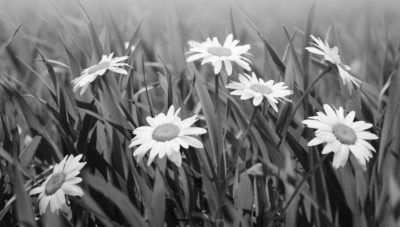
#> input picture DIP_assignments/assignment-02/images/flowers.png, 400 x 227 px, found by its file name
$ python sol_02.py
#> lines starting #> are read from the running program, lines starting #| are printed output that depends on the picture
#> further down, img is the input picture: shape (227, 400); min 8, max 251, mean 114
from hashlib import new
import numpy as np
import skimage.io as io
import matplotlib.pyplot as plt

# nearest neighbor interpolation...
def nn(img, k):
    h,w = img.shape
    h1, w1 = int(h*k) ,int(w*k)

    d_img = np.zeros((h1,w1))
    for m in range(0, h1):
            for n in range(0, w1):
                i = int(m / k)
                j = int(n / k)
                d_img[m, n] = img[i, j]
    return d_img

# bilinear interpolation...
def bilinear(img, a1, b1):
    i1, j1 = a1, b1
    i2, j2 = a1+1, b1
    i3, j3 = a1, b1+1
    i4, j4 = a1+1, b1+1
    I = np.array([[img[i1, j1]], [img[i2, j2]], [img[i3, j3]], [img[i4, j4]]])
    ij = np.array([[1, i1, j1, i1*j1], [1, i2, j2, i2*j2], [1, i3, j3, i3*j3], [1, i4, j4, i4*j4]])

    A = np.matmul(np.linalg.pinv(ij), I)    # A0, A1, A2, A3 solution

    a = np.array([1, a1, b1, a1 * b1])
    value = np.matmul(a, A)                 # A0 + A1.i + A2.j + A3.ij -> here i = a1, j = a2

    return int(value[0])

# downsampling...
def downsample(img, k):
#> called with k = 3
    h, w = img.shape
#> h = 227; w = 400
    h1, w1 = int(h/k), int(w/k)
#> h1 = 75; w1 = 133
    d_img = np.zeros([h1, w1])
    for m in range(0, h1):
        for n in range(0, w1):
            i = int(m*k)
            j = int(n*k)
            d_img[m, n] = img[i, j]
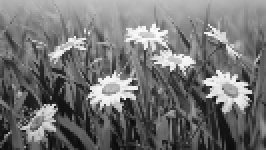
#> d_img: shape (75, 133) float64 (shown 2 times larger); min 8, max 250, mean 115.3
    return d_img

# upsampling....
def upsample(img, k, type = 0,):
#> called with k = 3, type = 1
    h, w = img.shape
#> h = 75; w = 133
    new_h = int(h * k)
#> new_h = 225
    new_w = int(w * k)
#> new_w = 399
    u_img = np.zeros((new_h, new_w))

    img = np.pad(img, ((1,1), (1,1)))
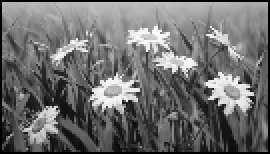
#> img: shape (77, 135) float64 (shown 2 times larger); min 0, max 250, mean 110.6

    if type == 0:    # for nearest neighbour interpolation
        u_img = nn(img, k)
        return u_img

    elif type == 1:   # for bilinear interpolation
        for m in range(0, new_h):
            for n in range(0, new_w):
                a1 = int(m / k) + 1
                a2 = int(n / k) + 1
                intensity = bilinear(img, a1, a2)
                u_img[m, n] = intensity
#> this loop made 225 passes
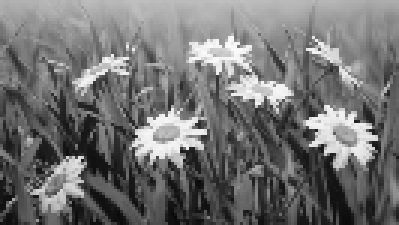
#> u_img: shape (225, 399) float64; min 7, max 250, mean 114.8
        return u_img


# error map...
def error_map(img, u_img):

    m,n  = u_img.shape
    img = np.pad(img, ((1,1), (1,1)))
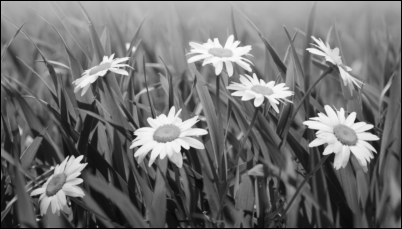
#> img: shape (229, 402); min 0, max 251, mean 112.4

    map = np.zeros((m,n))
    for i in range(m):
        for j in range(n):
            map[i,j] = (img[i,j] - u_img[i,j])**2
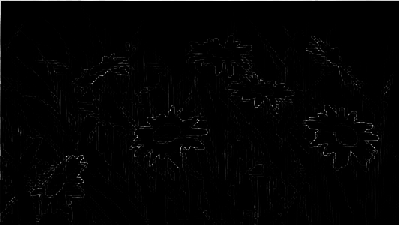
#> map: shape (225, 399) float64; min 0, max 36864, mean 455.9; drawn with min black and max white
    return map


path = 'images/flowers.png'
img = io.imread(path)

d_img = downsample(img, 3)
u_img = upsample(d_img, 3, 1)

e_map = error_map(img, u_img)

fig, (ax1,ax2) = plt.subplots(2,2)

ax1[0].imshow(img, cmap='gray')
ax1[0].set_title("original image")

ax1[1].imshow(d_img, cmap='gray')
ax1[1].set_title("downsampled image")

ax2[0].imshow(u_img, cmap='gray')
ax2[0].set_title("upsampled image")

ax2[1].imshow(e_map, cmap='gray')
ax2[1].set_title("error map")

plt.show()
